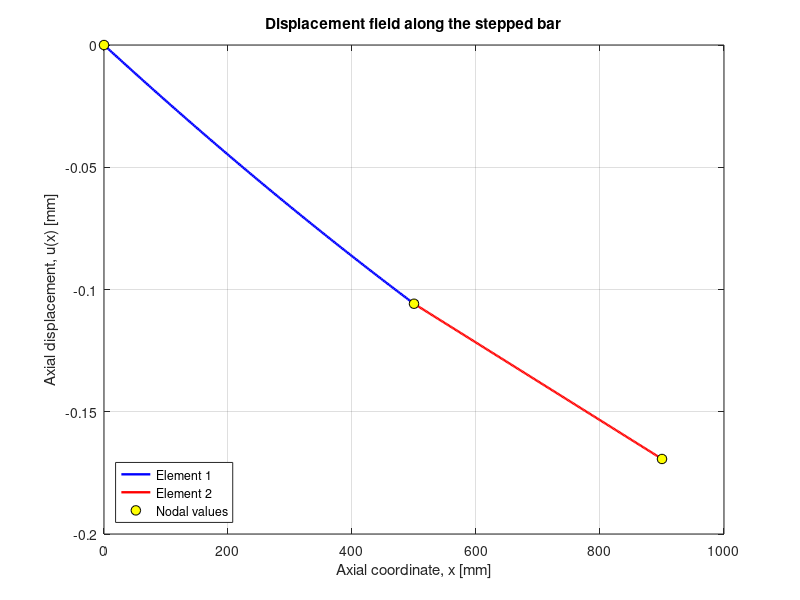
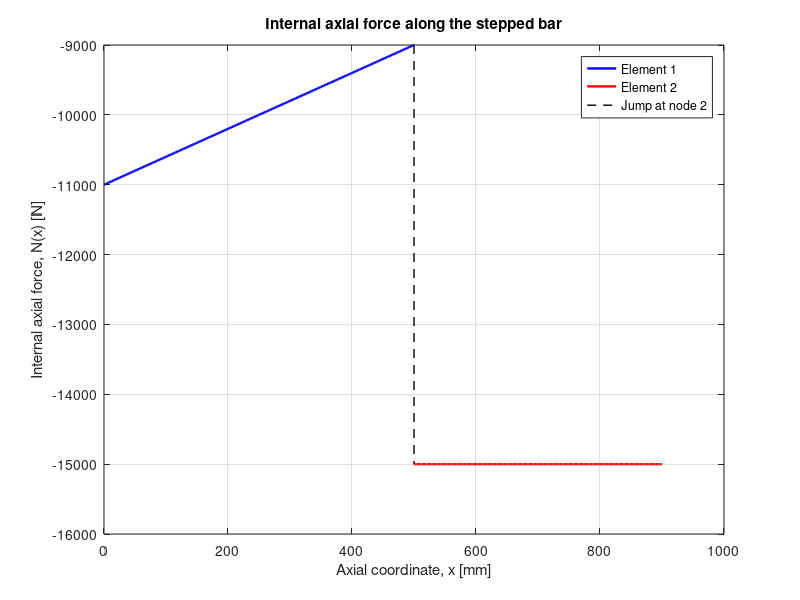

Here is the MATLAB script that generated these plots, in order: (Note: this script raises an error after producing the figures.)
% stepped_bar_2elem.m
% Worked example: stepped axial bar with two bar elements
% (Chapter 3 — One-Dimensional Bar and Rod Elements)
%
% Geometry: cantilever bar with two segments
%   Element 1: length 500 mm, cross-section area  A
%   Element 2: length 400 mm, cross-section area 2A
% Loading:
%   Distributed axial load p1 = -4 N/mm on element 1 only
%   Concentrated forces F2 = +6000 N at node 2, F3 = -15000 N at node 3
% Boundary condition: node 1 fully fixed (u1 = 0)

clear; clc; close all;

%% Material and geometry
E  = 210000;        % Young's modulus [MPa = N/mm^2]
A  = 225;           % cross-section area, element 1 [mm^2]

%% Distributed load (acts only on element 1)
p_e1 = -4;          % N/mm  (negative = directed toward fixed end)
p_e2 =  0;          % N/mm

%% Concentrated forces
P_node2 =  6000;    % +x at node 2 [N]
P_node3 = -15000;   % -x at node 3 [N]

%% Discretization
nodes_x   = [0, 500, 900];    % node coordinates [mm]
nElem     = 2;
nNode     = numel(nodes_x);
nDof      = nNode;            % 1D bar: 1 DOF per node
elem_conn = [1 2; 2 3];       % element connectivity
elem_area = [A, 2*A];         % cross-section per element
elem_p    = [p_e1, p_e2];     % distributed load per element
elem_L    = diff(nodes_x);    % element lengths

%% Initialize global arrays
KG    = zeros(nDof, nDof);    % global stiffness matrix
FG_p  = zeros(nDof, 1);       % consistent (distributed) load vector
FG_c  = zeros(nDof, 1);       % concentrated nodal forces

%% Element-by-element assembly
for e = 1:nElem
    L    = elem_L(e);
    Ae   = elem_area(e);
    pe   = elem_p(e);
    dofs = elem_conn(e,:);

    % Element stiffness matrix
    ke = (E*Ae/L) * [1 -1; -1 1];

    % Consistent distributed-load vector for uniform p
    fe_p = (pe*L/2) * [1; 1];

    % Add to global arrays at the element DOFs
    KG(dofs, dofs) = KG(dofs, dofs) + ke;
    FG_p(dofs)     = FG_p(dofs)     + fe_p;

    fprintf('Element %d:  L = %g mm, A = %g mm^2, p = %g N/mm\n', ...
            e, L, Ae, pe);
    fprintf('  k^e = \n'); disp(ke);
    fprintf('  f_p^e = \n'); disp(fe_p);
end

%% Concentrated nodal forces
FG_c(2) = P_node2;
FG_c(3) = P_node3;

%% Total global force vector
FG = FG_p + FG_c;

fprintf('\nGlobal stiffness matrix KG [N/mm]:\n'); disp(KG);
fprintf('Distributed-load vector FG_p [N]:\n');    disp(FG_p);
fprintf('Concentrated-force vector FG_c [N]:\n');  disp(FG_c);
fprintf('Total force vector FG [N]:\n');           disp(FG);

%% Apply boundary conditions
fixed_dofs = 1;                                % node 1 fixed
free_dofs  = setdiff(1:nDof, fixed_dofs);

%% Solve reduced system
UG             = zeros(nDof, 1);
UG(free_dofs)  = KG(free_dofs, free_dofs) \ FG(free_dofs);

%% Compute reactions
RG = KG*UG - FG;

fprintf('Nodal displacements UG [mm]:\n'); disp(UG);
fprintf('Reactions RG [N]:\n');           disp(RG);

%% Postprocess: displacement and internal axial force inside each element
%  Using the enriched trial: u(x) = N1*u1 + N2*u2 + p*x*(L-x)/(2EA)
%  Internal force:           N(x) = EA*(u2-u1)/L + p*(L-2x)/2

%% Element 1
L1 = elem_L(1);  Ae1 = elem_area(1);  pe1 = elem_p(1);
u1 = UG(1);  u2 = UG(2);
x1 = linspace(0, L1, 200);
xi1 = x1 / L1;
u_e1 = (1-xi1)*u1 + xi1*u2 + pe1*x1.*(L1 - x1)/(2*E*Ae1);
N_e1 = E*Ae1*(u2-u1)/L1 + pe1*(L1 - 2*x1)/2;
xg1  = nodes_x(1) + x1;

%% Element 2
L2 = elem_L(2);  Ae2 = elem_area(2);  pe2 = elem_p(2);
u1 = UG(2);  u2 = UG(3);
x2 = linspace(0, L2, 200);
xi2 = x2 / L2;
u_e2 = (1-xi2)*u1 + xi2*u2 + pe2*x2.*(L2 - x2)/(2*E*Ae2);
N_e2 = E*Ae2*(u2-u1)/L2 + pe2*(L2 - 2*x2)/2;
xg2  = nodes_x(2) + x2;

%% Plot displacement field
fig1 = figure('Name','Stepped Bar — Displacement','Color','w', ...
              'Units','inches','Position',[1 1 7 4]);
plot(xg1, u_e1, 'b-', 'LineWidth', 1.7); hold on;
plot(xg2, u_e2, 'r-', 'LineWidth', 1.7);
plot(nodes_x, UG, 'ko', 'MarkerSize', 7, 'MarkerFaceColor', 'y');
grid on; box on;
xlabel('Axial coordinate, x [mm]');
ylabel('Axial displacement, u(x) [mm]');
legend('Element 1', 'Element 2', 'Nodal values', 'Location','southwest');
title('Displacement field along the stepped bar');

%% Plot internal axial force
fig2 = figure('Name','Stepped Bar — Internal Force','Color','w', ...
              'Units','inches','Position',[1 1 7 4]);
plot(xg1, N_e1, 'b-', 'LineWidth', 1.7); hold on;
plot(xg2, N_e2, 'r-', 'LineWidth', 1.7);
% Visualize the jump at node 2 due to concentrated force
plot([nodes_x(2), nodes_x(2)], [N_e1(end), N_e2(1)], 'k--', 'LineWidth', 1.0);
grid on; box on;
xlabel('Axial coordinate, x [mm]');
ylabel('Internal axial force, N(x) [N]');
legend('Element 1', 'Element 2', 'Jump at node 2', 'Location','best');
title('Internal axial force along the stepped bar');

%% Save the figures into ../figures/
thisFile = mfilename('fullpath');
[here,~,~] = fileparts(thisFile);
figDir = fullfile(here, '..', 'figures');
if ~exist(figDir, 'dir'), mkdir(figDir); end
book_style(fig1);
exportgraphics(fig1, fullfile(figDir, 'stepped_bar_displacement.pdf'), ...
               'ContentType','vector');
exportgraphics(fig1, fullfile(figDir, 'stepped_bar_displacement.png'), ...
               'Resolution', 300);
book_style(fig2);
exportgraphics(fig2, fullfile(figDir, 'stepped_bar_internal_force.pdf'), ...
               'ContentType','vector');
exportgraphics(fig2, fullfile(figDir, 'stepped_bar_internal_force.png'), ...
               'Resolution', 300);

fprintf('\nFigures saved to %s\n', figDir);
